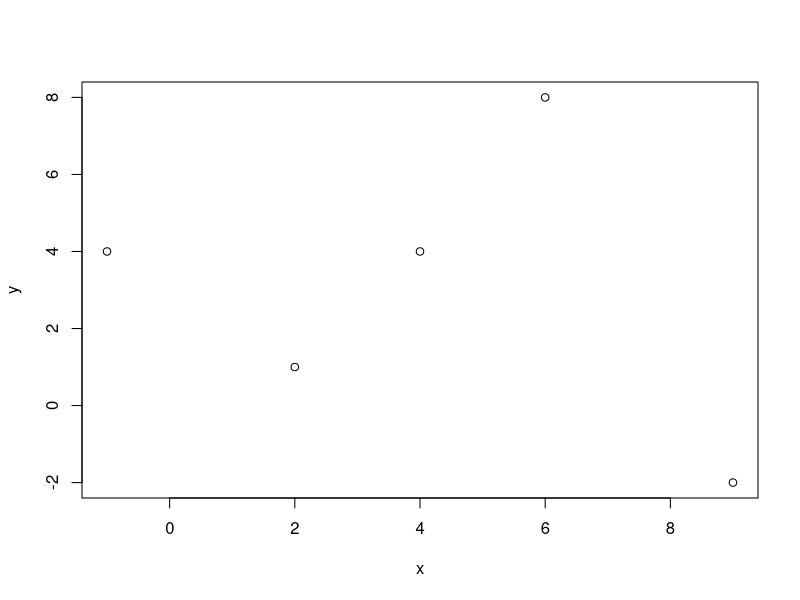
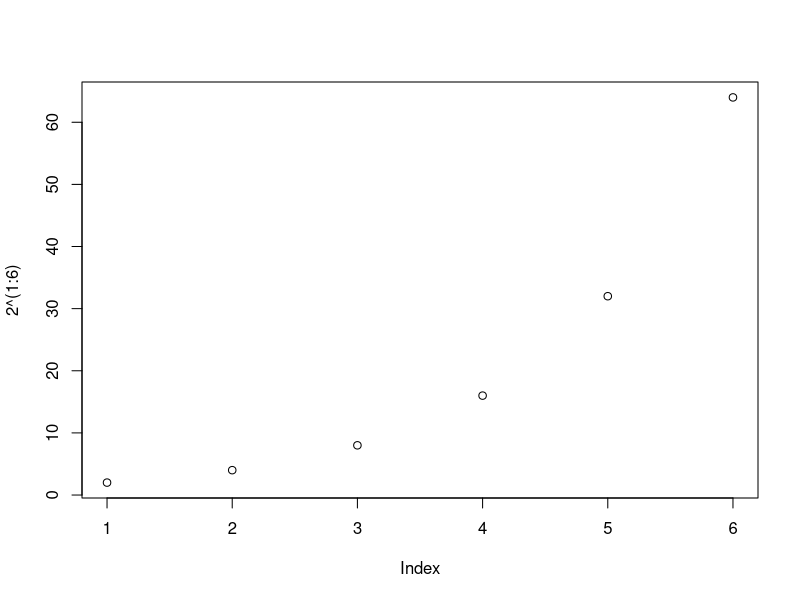
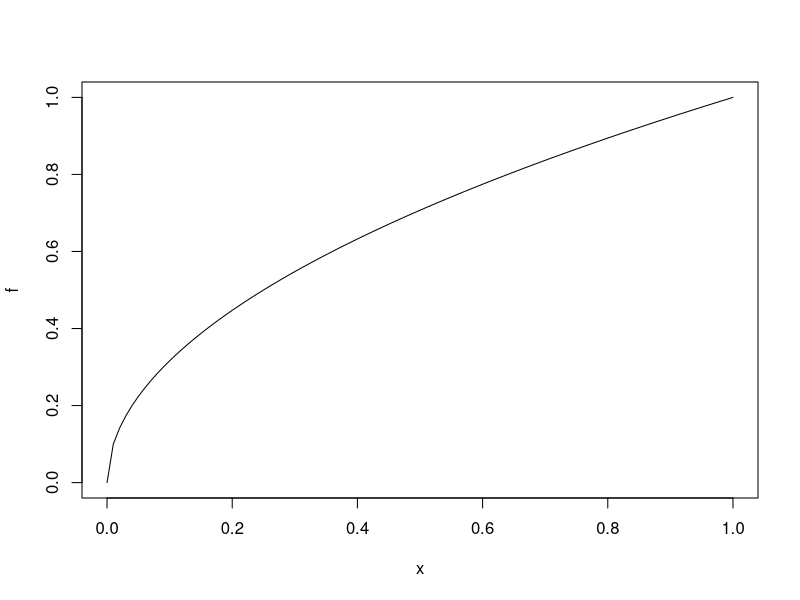
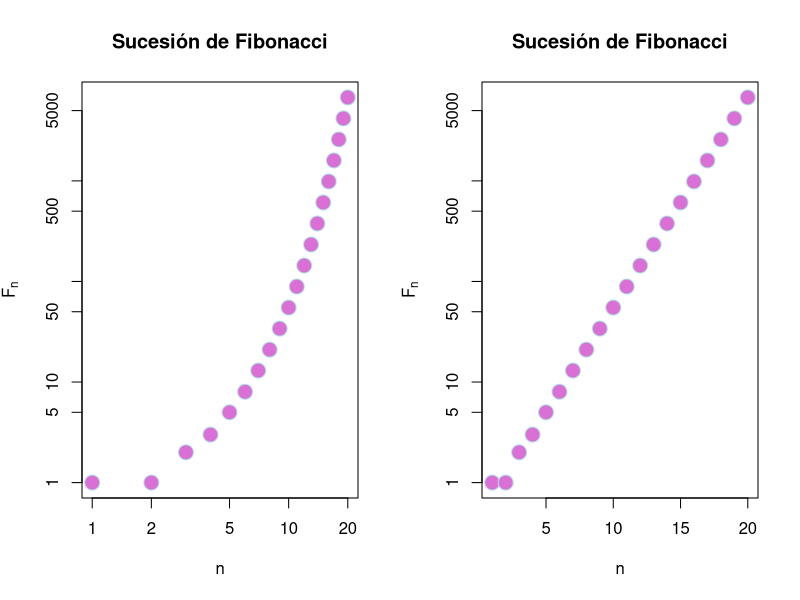
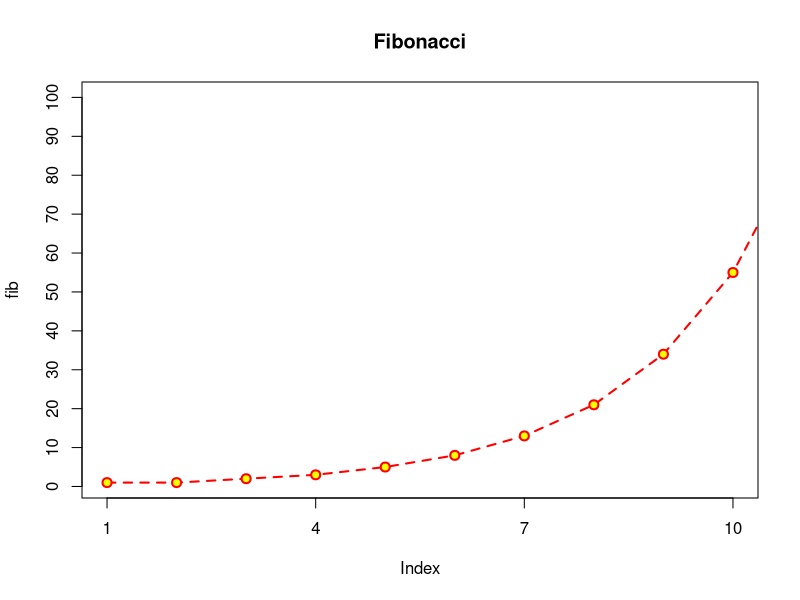
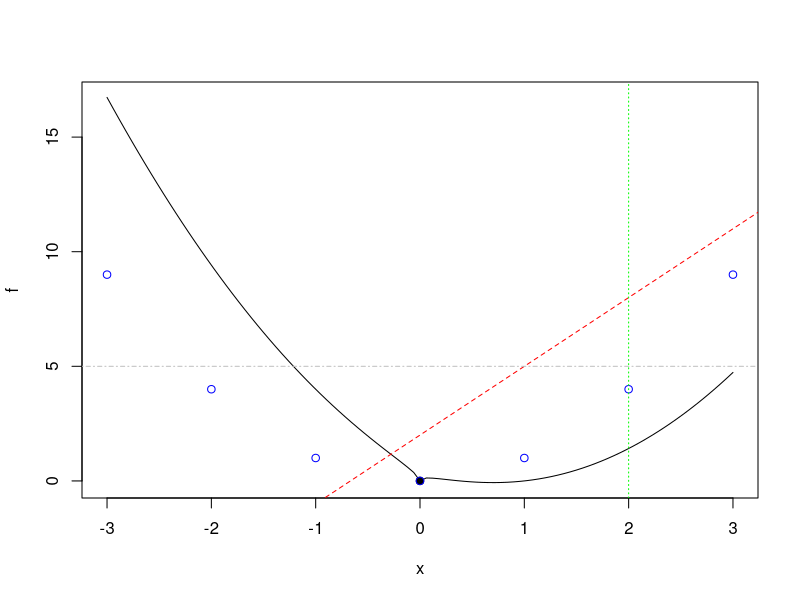
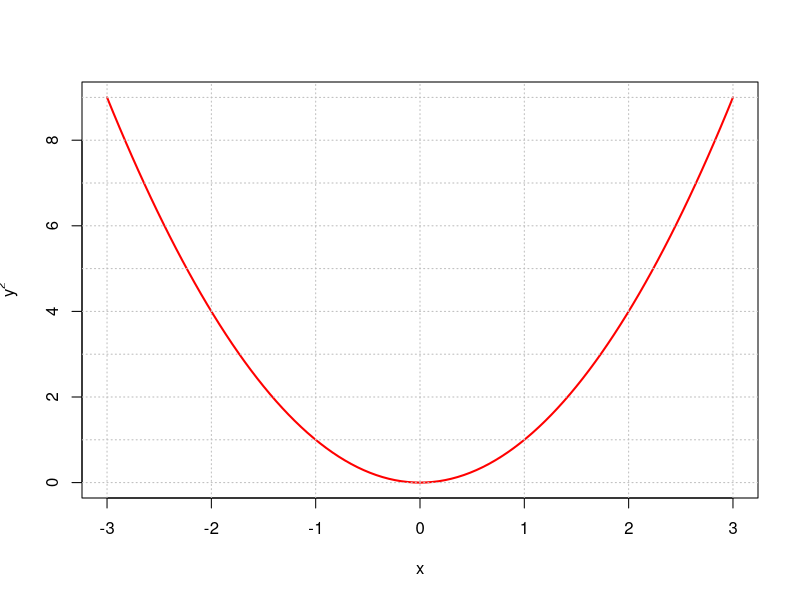
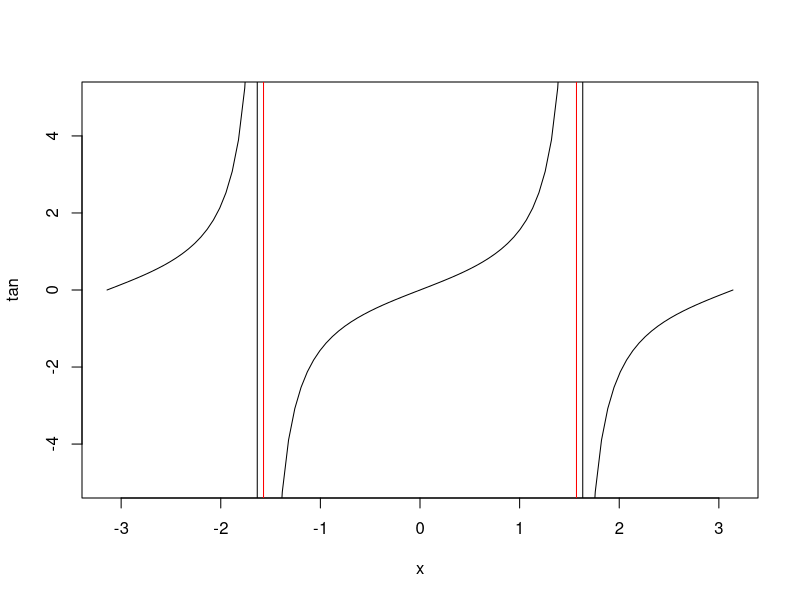

The R source for these figures, in order:
## ---- chunk 1
knitr::opts_chunk$set(echo = TRUE)
## ---- chunk 2
x = c(2,6,4,9,-1)
y = c(1,8,4,-2,4)
plot(x,y)
## ---- chunk 3
plot(2^(1:6))
## ---- chunk 4
f <- function(x){ sqrt(x) }
plot(f)
## ---- chunk 5
n = 1:20
fib = (1/sqrt(5))*((1+sqrt(5))/2)^n - (1/sqrt(5))*((1-sqrt(5))/2)^n
fib
par(mfrow = c(1,2))
plot(fib, xlab = "n", ylab = expression(F[n]),
     main = "Sucesión de Fibonacci", pch = 21, cex = 2,
     col = "powderblue", bg = "orchid", log = "xy")

plot(fib, xlab = "n", ylab = expression(F[n]),
     main = "Sucesión de Fibonacci", pch = 21, cex = 2,
     col = "powderblue", bg = "orchid", log = "y")
par(mfrow = c(1,1))
## ---- chunk 6
plot(fib, pch = 21, col = "red", bg = "yellow", cex = 1.2, 
     main = "Fibonacci",
     type = "o", lty = "dashed", lwd = 2, 
     xlim = c(1,10), ylim = c(1, 100),
     xaxp = c(1,10,3), yaxp = c(0,100, 10))
## ---- chunk 7
f <- function(x){
  x^2 -2*x + sqrt(abs(x))
}
plot(f, xlim = c(-3,3))
points(0,0, pch = 19)
points(-3:3, (-3:3)^2, col = "blue")
abline(2,3, lty = "dashed", col = "red")
abline(v = 2, lty = "dotted", col = "green")
abline(h = 5, lty = "dotdash", col = "gray")
## ---- chunk 8
f <- function(x){x^2}
plot(f, xlim = c(-3,3), col = "red", lwd = 2, ylab = expression(y^2), xlab = "x")
abline(h=0:9, v = -3:3, lty="dotted", col = "grey")
## ---- chunk 9
plot(tan, xlim = c(-pi, pi), ylim = c(-5,5))
abline(v = c(-pi/2, pi/2), col = "red")
## ---- chunk 10
plot(0,0)
text(0,0, labels = "debajo", pos = 1)
text(0,0, labels = "izquierda", pos = 2)
text(0,0, labels = "arriba", pos = 3)
text(0,0, labels = "derecha", pos = 4)
points(0,1)
text(0,1, labels = "centro")
## ---- chunk 11
f <- function(x){x^2}
plot(f, xlim = c(-3,3), ylim = c(-10,10))
points(-3:3, f(-3:3), pch = 19)
lines(-3:3, f(-3:3), lwd = 2, lty = "dotted", col = "red")
curve(x^3, lty = "dashed", col = "blue", add = TRUE)
curve(x^4, lty = "dashed", col = "orangered", add=TRUE)
legend("bottomright", 
       legend = c(expression(x^2), expression(x^3), expression(x^4)), 
       lwd = 2, 
       col = c("red", "blue", "orangered"), 
       lty = c("dotted", "dashed", "dashed")
       )
## ---- chunk 12
alumnos = c(1:10)
notas = c(2,5,7,9,8,3,5,6,10,7)
plot(alumnos,notas, main = "Gráfico de texto")
text(alumnos,notas, labels = c("S","A","N","E","N","S","A","A","E","N"), pos = c(rep(3,times=8),1,3))

## ---- chunk 13
x=seq(0,2*pi,0.1)
plot(x,sin(x), type="l", col="blue", lwd=3, xlab = "", ylab = "")
lines(x,cos(x), col="green", lwd=3)
lines(x,tan(x), col="purple", lwd=3)
legend("bottomleft", col=c("blue","green","purple"), legend = c("seno","coseno","tangente"),lwd = 3, bty = "l")

